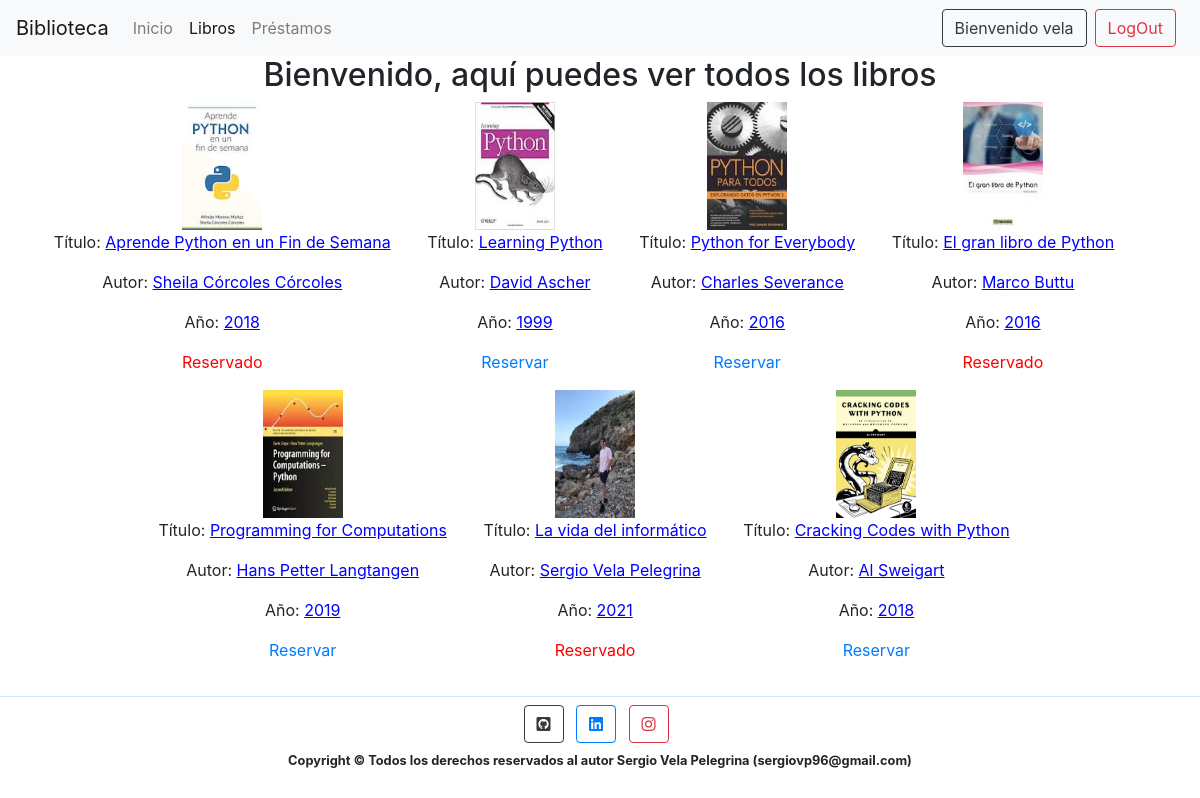
Page /libros on the committed database.
### app/models.py (models this page shows, shortened)
class Libros(models.Model):
    titulo = models.CharField(max_length = 50)
    autor  = models.CharField(max_length = 50)
    anio = models.IntegerField()
    reservado = models.BooleanField(default = False)
    libro_img = models.ImageField()
    @property
    def img_url(self):
        return static("media/{}".format(self.libro_img))

### app/views.py (the view)
# urls.py: path('libros', views.libros, name='libros'),
def libros(request):
    global usuario
    if (check_session(request)):
        usuario = get_user_session(request)
    libros = Libros.objects.all()
    return render(request, 'libros.html', {'libros': libros, 'usuario': usuario})

### app/views.py (called while the page is built)
def check_session(request):
    return 'usuario' in request.session

### app/templates/libros.html (shortened to what this page needs)
{% extends 'base.html' %}
{% block item_libros %}
    <li class="nav-item active">
{% endblock %}
{% block contenido_libros %}
    <div class="container">
        <h2 style="text-align: center;">Bienvenido, aquí puedes ver todos los libros</h2>
    </div>
    <div class="container" style="text-align: center;">
        {% for i in libros %}
                <div class="libros">
                    <div class="colum" id="libro">
                        <img id="img_libro" src="{{ i.img_url }}" alt="Imagen portada">
                        <p>Título: <span class="datos_libro">{{ i.titulo }}</span></p>
                        <p>Autor: <span class="datos_libro">{{ i.autor }}</p></span>
                        <p>Año: <span class="datos_libro">{{ i.anio }}</p></span>
                        {% if not i.reservado %}
                        {% if usuario and usuario != 'admin' %}
                            <p><a href="{% url 'reservar_libro' i.id %}">Reservar</a></p>
                        {% endif %}
                        {% else %}
                        <p style="color: red;">Reservado</p>
                        {% endif %}
                    </div>
                </div>
        {% endfor %}
    </div>
{% endblock %}

### app/static/estilos/estilo.css (style rules this page uses)
.libros { display: inline-block; text-align: center; }
#libro { margin-right: 2em; }
.datos_reserva, .datos_libro { color: blue; text-decoration: underline; }
#img_libro { width: 5em; height: 8em; }

### rows in the picture
Libros: img_url (picture), titulo "Aprende Python en un Fin de Semana", autor "Sheila Córcoles Córcoles", anio "2018", reservado "Reservado"
Libros: img_url (picture), titulo "Learning Python", autor "David Ascher", anio "1999", reservado "Reservar"
Libros: img_url (picture), titulo "Python for Everybody", autor "Charles Severance", anio "2016", reservado "Reservar"
Libros: img_url (picture), titulo "El gran libro de Python", autor "Marco Buttu", anio "2016", reservado "Reservado"
Libros: img_url (picture), titulo "Programming for Computations", autor "Hans Petter Langtangen", anio "2019", reservado "Reservar"
Libros: img_url (picture), titulo "La vida del informático", autor "Sergio Vela Pelegrina", anio "2021", reservado "Reservado"
Libros: img_url (picture), titulo "Cracking Codes with Python", autor "Al Sweigart", anio "2018", reservado "Reservar"

### other values in the picture
{{ usuario }} "vela"
